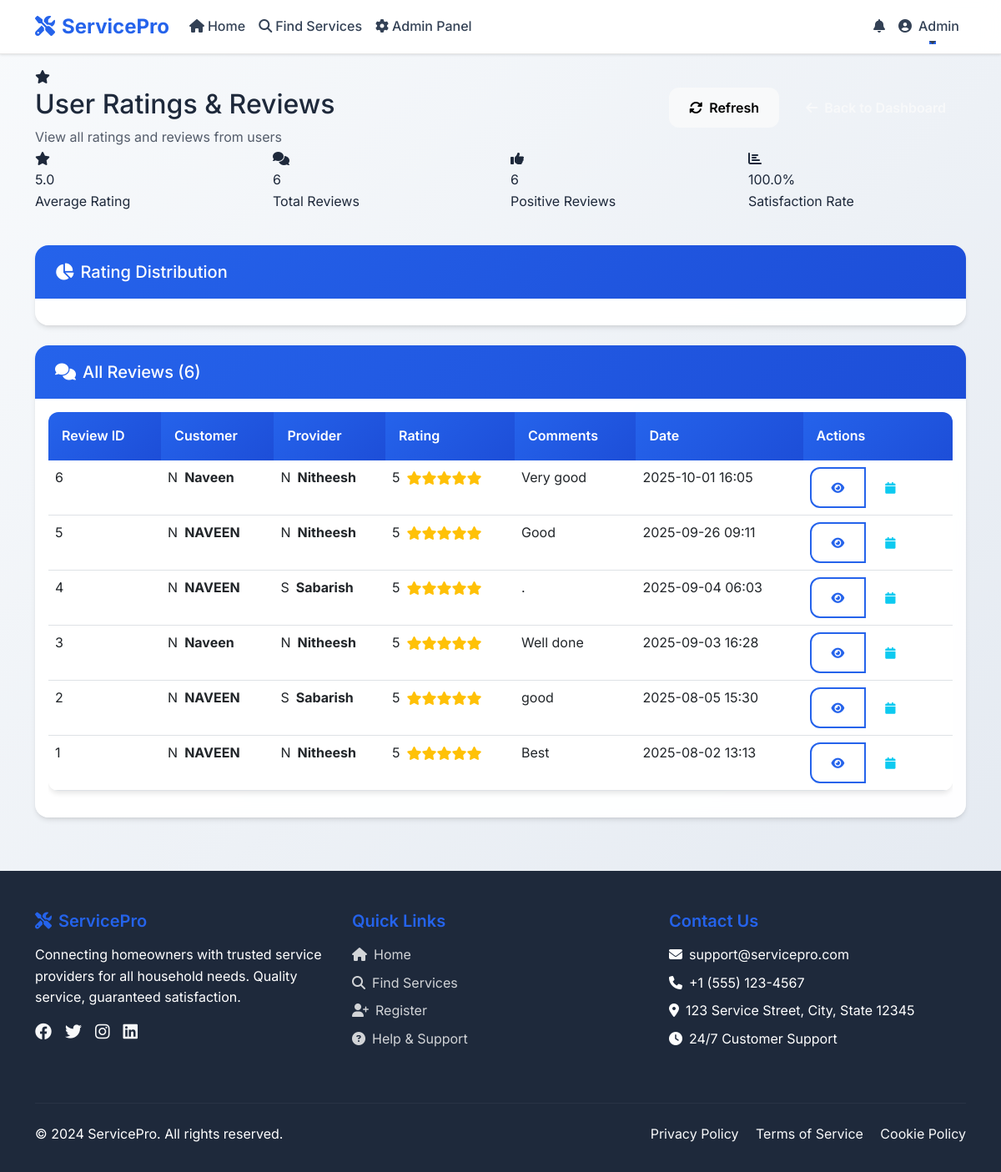
Screenshot of /admin/view_ratings (signed in) with the database file from the repository.
### app.py (models this page shows)
class User(UserMixin, db.Model):
    id = db.Column(db.Integer, primary_key=True)
    name = db.Column(db.String(100), nullable=False)
    email = db.Column(db.String(120), unique=True, nullable=False)
    password = db.Column(db.String(200), nullable=False)
    role = db.Column(db.String(20), default='user')  # user, provider, admin
    address = db.Column(db.Text)
    pincode = db.Column(db.String(10))
    phone = db.Column(db.String(15))
    created_at = db.Column(db.DateTime, default=datetime.utcnow)
    bookings = db.relationship('Booking', backref='user', lazy=True)
    reviews = db.relationship('Review', backref='user', lazy=True)
    sent_messages = db.relationship('Message', foreign_keys='Message.sender_id', backref='sender', lazy=True)
    received_messages = db.relationship('Message', foreign_keys='Message.receiver_id', backref='receiver', lazy=True)
    provider_profile = db.relationship('ServiceProvider', backref='user', uselist=False)

class Review(db.Model):
    id = db.Column(db.Integer, primary_key=True)
    booking_id = db.Column(db.Integer, db.ForeignKey('booking.id'), nullable=False)
    user_id = db.Column(db.Integer, db.ForeignKey('user.id'), nullable=False)
    provider_id = db.Column(db.Integer, db.ForeignKey('service_provider.id'), nullable=False)
    rating = db.Column(db.Integer, nullable=False)
    comments = db.Column(db.Text)
    created_at = db.Column(db.DateTime, default=datetime.utcnow)

### app.py (the view)
@app.route('/admin/view_ratings')
@login_required
def admin_view_ratings():
    if current_user.role != 'admin':
        flash('Access denied!', 'error')
        return redirect(url_for('index'))
    reviews = db.session.query(Review, User, ServiceProvider, Booking).join(
        User, Review.user_id == User.id
    ).join(
        ServiceProvider, Review.provider_id == ServiceProvider.id
    ).join(
        Booking, Review.booking_id == Booking.id
    ).order_by(Review.created_at.desc()).all()
    avg_rating = db.session.query(db.func.avg(Review.rating)).scalar()
    avg_rating = round(avg_rating, 1) if avg_rating else 0
    rating_counts = db.session.query(Review.rating, db.func.count(Review.id)).group_by(Review.rating).all()
    total_reviews = sum(count for _, count in rating_counts) if rating_counts else 0
    rating_distribution = []
    for rating, count in rating_counts:
        percentage = (count / total_reviews * 100) if total_reviews > 0 else 0
        rating_distribution.append((rating, count, round(percentage, 1)))
    positive_reviews = Review.query.filter(Review.rating > 3).count()
    return render_template('admin_view_ratings.html',
                         reviews=reviews,
                         avg_rating=avg_rating,
                         rating_counts=rating_counts,
                         positive_reviews=positive_reviews)

### templates/admin_view_ratings.html (shortened to what this page needs)
{% extends "base.html" %}
{% block content %}
<section class="dashboard-header">
    <div class="container">
        <div class="row align-items-center">
            <div class="col-md-8">
                <div class="admin-avatar mx-auto mx-md-0">
                    <i class="fas fa-star"></i>
                </div>
                <h1 class="h2 mb-2">User Ratings & Reviews</h1>
                <p class="mb-0 opacity-75">View all ratings and reviews from users</p>
            </div>
            <div class="col-md-4 text-md-end mt-3 mt-md-0">
                <div class="d-flex gap-2 justify-content-center justify-content-md-end">
                    <button class="btn btn-light" onclick="location.reload()">
                        <i class="fas fa-sync-alt me-2"></i>Refresh
                    </button>
                    <a href="{{ url_for('admin_dashboard') }}" class="btn btn-outline-light">
                        <i class="fas fa-arrow-left me-2"></i>Back to Dashboard
                    </a>
                </div>
            </div>
        </div>
    </div>
</section>
<div class="container">
    <div class="row mb-4">
        <div class="col-md-3 mb-3">
            <div class="stats-card info">
                <div class="stats-icon">
                    <i class="fas fa-star"></i>
                </div>
                <div class="stats-number">{{ avg_rating }}</div>
                <div class="stats-label">Average Rating</div>
            </div>
        </div>
        <div class="col-md-3 mb-3">
            <div class="stats-card success">
                <div class="stats-icon">
                    <i class="fas fa-comments"></i>
                </div>
                <div class="stats-number">{{ reviews|length }}</div>
                <div class="stats-label">Total Reviews</div>
            </div>
        </div>
        <div class="col-md-3 mb-3">
            <div class="stats-card primary">
                <div class="stats-icon">
                    <i class="fas fa-thumbs-up"></i>
                </div>
                <div class="stats-number">
                    {{ positive_reviews }}
                </div>
                <div class="stats-label">Positive Reviews</div>
            </div>
        </div>
        <div class="col-md-3 mb-3">
            <div class="stats-card warning">
                <div class="stats-icon">
                    <i class="fas fa-chart-bar"></i>
                </div>
                <div class="stats-number">
                    {% if reviews|length > 0 %}
                        {{ "%.1f"|format((positive_reviews / reviews|length) * 100) }}%
                    {% else %}
                        0%
                    {% endif %}
                </div>
                <div class="stats-label">Satisfaction Rate</div>
            </div>
        </div>
    </div>
    <div class="card mb-4">
        <div class="card-header">
            <h5 class="mb-0">
                <i class="fas fa-chart-pie me-2"></i>Rating Distribution
            </h5>
        </div>
        <div class="card-body">
        </div>
    </div>
    <div class="card">
        <div class="card-header">
            <h5 class="mb-0">
                <i class="fas fa-comments me-2"></i>All Reviews ({{ reviews|length }})
            </h5>
        </div>
        <div class="card-body">
            {% if reviews %}
                <div class="table-responsive">
                    <table class="table table-hover">
                        <thead>
                            <tr>
                                <th>Review ID</th>
                                <th>Customer</th>
                                <th>Provider</th>
                                <th>Rating</th>
                                <th>Comments</th>
                                <th>Date</th>
                                <th>Actions</th>
                            </tr>
                        </thead>
                        <tbody>
                            {% for review_row in reviews %}
                            {% set review = review_row[0] %}
                            {% set user = review_row[1] %}
                            {% set provider = review_row[2] %}
                            {% set booking = review_row[3] %}
                            <tr>
                                <td>{{ review.id }}</td>
                                <td>
                                    <div class="d-flex align-items-center">
                                        <div class="provider-avatar me-2">
                                            {{ user.name[0].upper() }}
                                        </div>
                                        <strong>{{ user.name }}</strong>
                                    </div>
                                </td>
                                <td>
                                    <div class="d-flex align-items-center">
                                        <div class="provider-avatar me-2">
                                            {{ provider.user.name[0].upper() }}
                                        </div>
                                        <strong>{{ provider.user.name }}</strong>
                                    </div>
                                </td>
                                <td>
                                    <div class="d-flex align-items-center">
                                        <span class="me-2">{{ review.rating }}</span>
                                        {% for i in range(review.rating) %}
                                            <i class="fas fa-star text-warning"></i>
                                        {% endfor %}
                                    </div>
                                </td>
                                <td>
                                    <div>
                                        {% if review.comments %}
                                            <p class="mb-1">{{ review.comments[:100] }}{% if review.comments|length > 100 %}...{% endif %}</p>
                                        {% else %}
                                            <em class="text-muted">No comments provided</em>
                                        {% endif %}
                                    </div>
                                </td>
                                <td>{{ review.created_at.strftime('%Y-%m-%d %H:%M') if review.created_at else 'Unknown' }}</td>
                                <td>
                                    <div class="btn-group" role="group">
                                        <button class="btn btn-sm btn-outline-primary" title="View Full Review">
                                            <i class="fas fa-eye"></i>
                                        </button>
                                        <button class="btn btn-sm btn-outline-info" title="View Booking Details">
                                            <i class="fas fa-calendar"></i>
                                        </button>
                                    </div>
                                </td>
                            </tr>
                            {% endfor %}
                        </tbody>
                    </table>
                </div>
            {% endif %}
        </div>
    </div>
</div>
{% endblock %}

### templates/base.html (shortened to what this page needs)
<!DOCTYPE html>
<html lang="en">
<head>
    <link href="https://cdn.jsdelivr.net/npm/bootstrap@5.3.0/dist/css/bootstrap.min.css" rel="stylesheet">
    <link rel="stylesheet" href="https://cdnjs.cloudflare.com/ajax/libs/font-awesome/6.4.0/css/all.min.css">
</head>
<body>
    <nav class="navbar navbar-expand-lg navbar-light fixed-top">
        <div class="container">
            <a class="navbar-brand" href="{{ url_for('index') }}">
                <i class="fas fa-tools me-2"></i>ServicePro
            </a>
            <div class="collapse navbar-collapse" id="navbarNav">
                <ul class="navbar-nav me-auto">
                    <li class="nav-item">
                        <a class="nav-link" href="{{ url_for('index') }}">
                            <i class="fas fa-home me-1"></i>Home
                        </a>
                    </li>
                    <li class="nav-item">
                        <a class="nav-link" href="{{ url_for('search_providers') }}">
                            <i class="fas fa-search me-1"></i>Find Services
                        </a>
                    </li>
                    {% if current_user.is_authenticated %}
                        {% if current_user.role == 'user' %}
                            <li class="nav-item">
                                <a class="nav-link" href="{{ url_for('user_dashboard') }}">
                                    <i class="fas fa-user me-1"></i>Dashboard
                                </a>
                            </li>
                        {% elif current_user.role == 'provider' %}
                            <li class="nav-item">
                                <a class="nav-link" href="{{ url_for('provider_dashboard') }}">
                                    <i class="fas fa-tools me-1"></i>Dashboard
                                </a>
                            </li>
                        {% elif current_user.role == 'admin' %}
                            <li class="nav-item">
                                <a class="nav-link" href="{{ url_for('admin_dashboard') }}">
                                    <i class="fas fa-cog me-1"></i>Admin Panel
                                </a>
                            </li>
                        {% endif %}
                    {% endif %}
                </ul>
                <ul class="navbar-nav">
                    {% if current_user.is_authenticated %}
                        <li class="nav-item dropdown notification-dropdown-container">
                            <a class="nav-link position-relative notification-dropdown-hover" href="#" id="notificationDropdown" role="button">
                                <i class="fas fa-bell"></i>
                            </a>
                        </li>
                        <li class="nav-item dropdown">
                            <a class="nav-link dropdown-toggle" href="#" id="navbarDropdown" role="button" data-bs-toggle="dropdown" data-bs-display="static" data-bs-boundary="viewport" aria-expanded="false">
                                <i class="fas fa-user-circle me-2"></i>{{ current_user.name }}
                            </a>
                        </li>
                    {% endif %}
                </ul>
            </div>
        </div>
    </nav>
    <main style="margin-top: 80px;">
        {% block content %}{% endblock %}
    </main>
    <footer class="footer">
        <div class="container">
            <div class="row">
                <div class="col-md-4 mb-4">
                    <h5><i class="fas fa-tools me-2"></i>ServicePro</h5>
                    <p class="mb-3">Connecting homeowners with trusted service providers for all household needs. Quality service, guaranteed satisfaction.</p>
                    <div class="d-flex gap-3">
                        <a href="#" class="text-light"><i class="fab fa-facebook fa-lg"></i></a>
                        <a href="#" class="text-light"><i class="fab fa-twitter fa-lg"></i></a>
                        <a href="#" class="text-light"><i class="fab fa-instagram fa-lg"></i></a>
                        <a href="#" class="text-light"><i class="fab fa-linkedin fa-lg"></i></a>
                    </div>
                </div>
                <div class="col-md-4 mb-4">
                    <h5>Quick Links</h5>
                    <ul class="list-unstyled">
                        <li class="mb-2"><a href="{{ url_for('index') }}"><i class="fas fa-home me-2"></i>Home</a></li>
                        <li class="mb-2"><a href="{{ url_for('search_providers') }}"><i class="fas fa-search me-2"></i>Find Services</a></li>
                        <li class="mb-2"><a href="{{ url_for('register') }}"><i class="fas fa-user-plus me-2"></i>Register</a></li>
                        <li class="mb-2"><a href="#"><i class="fas fa-question-circle me-2"></i>Help & Support</a></li>
                    </ul>
                </div>
                <div class="col-md-4 mb-4">
                    <h5>Contact Us</h5>
                    <p class="mb-2"><i class="fas fa-envelope me-2"></i>support@servicepro.com</p>
                    <p class="mb-2"><i class="fas fa-phone me-2"></i>+1 (555) 123-4567</p>
                    <p class="mb-2"><i class="fas fa-map-marker-alt me-2"></i>123 Service Street, City, State 12345</p>
                    <p class="mb-0"><i class="fas fa-clock me-2"></i>24/7 Customer Support</p>
                </div>
            </div>
            <hr class="my-4" style="border-color: rgba(255,255,255,0.2);">
            <div class="row align-items-center">
                <div class="col-md-6">
                    <p class="mb-0">&copy; 2024 ServicePro. All rights reserved.</p>
                </div>
                <div class="col-md-6 text-md-end">
                    <a href="#" class="text-light me-3">Privacy Policy</a>
                    <a href="#" class="text-light me-3">Terms of Service</a>
                    <a href="#" class="text-light">Cookie Policy</a>
                </div>
    </footer>
</body>
</html>

### rows the page displays
User: name "Admin"
Review: id "6", rating "5", comments "Very good", created_at "2025-10-01 16:05"
User: name "N", name "Naveen"
User: user "N", user.name "Nitheesh"
Review: id "5", rating "5", comments "Good", created_at "2025-09-26 09:11"
User: name "N", name "NAVEEN"
Review: id "4", rating "5", comments ".", created_at "2025-09-04 06:03"
User: user "S", user.name "Sabarish"
Review: id "3", rating "5", comments "Well done", created_at "2025-09-03 16:28"
Review: id "2", rating "5", comments "good", created_at "2025-08-05 15:30"
Review: id "1", rating "5", comments "Best", created_at "2025-08-02 13:13"

### other values shown
{{ avg_rating }} "5.0"
{{ reviews|length }} "6"
{{ positive_reviews }} "6"
{{ "%.1f"|format((positive_reviews / reviews|length) * 100) }} "100.0"
